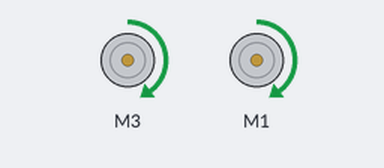
This sketch was run on a simulated Arduino Mega 2560, built with avr-gcc and run on an emulated ATmega2560. Shown: 2 × DC motor (green arrow = forward, orange = backward, longer = faster).

Above: at 0.1 s.
Timing chart, 0 to 1.6 s (numbered marks = the images above):
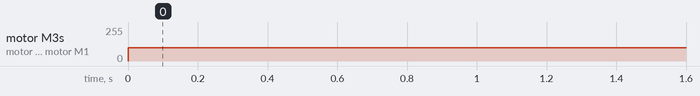

The sketch:

RACE.ino
```cpp
#include <Wire.h>
#include <Adafruit_MotorShield.h>
#include <math.h>
#include <breadboardbot.h>

// Create the motor shield object with the default I2C address
Adafruit_MotorShield AFMS = Adafruit_MotorShield();

// Define Constants

const byte LEFT_BUMP_PIN = 47;    // Define DIGITAL Pins for left
const byte RIGHT_BUMP_PIN = 46;   // and right bump sensors

const byte FORWARD_SPEED = 150;   // Define normal speeds
const byte BACKWARD_SPEED = 100;  // and backup/turn speed
const int  TURN_DURATION = 600;   // Turn length in milliseconds

// Define 'ports' for motors.
const byte LEFT_MOTOR_PORT = 3;
const byte RIGHT_MOTOR_PORT = 1;
// Create pointers to motor control objects
Adafruit_DCMotor *motorLeft = AFMS.getMotor(LEFT_MOTOR_PORT);
Adafruit_DCMotor *motorRight = AFMS.getMotor(RIGHT_MOTOR_PORT);


//The setup
void setup() {
  AFMS.begin(); // Start by stopping all motors

}

void loop() {
  // put your main code here, to run repeatedly:
    motorLeft->setSpeed(100);
    motorRight->setSpeed(100);
  //Set the speed for the robot
  //What direction to
    motorLeft->run(FORWARD);
    motorRight->run(FORWARD);


}
```

Measured:
- by itself, motor M3, motor M1: stopped → forward 100/255 at 0.00 s
